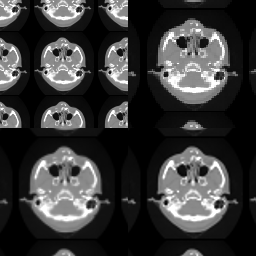

Generate this figure with Python:
#!/usr/bin/env python

# Test vtkImageReslice with wrap padding and different interpolation modes.

# Factory overrides
import vtkmodules.vtkInteractionStyle  # noqa: F401
import vtkmodules.vtkRenderingFreeType  # noqa: F401
import vtkmodules.vtkRenderingOpenGL2  # noqa: F401

import os

from vtkmodules.vtkIOImage import vtkImageReader
from vtkmodules.vtkImagingCore import vtkImageReslice
from vtkmodules.vtkRenderingCore import (
    vtkActor2D,
    vtkImageMapper,
    vtkRenderWindow,
    vtkRenderWindowInteractor,
    vtkRenderer,
)

# Image pipeline
reader = vtkImageReader()
reader.ReleaseDataFlagOff()
reader.SetDataByteOrderToLittleEndian()
reader.SetDataExtent(0, 63, 0, 63, 1, 93)
reader.SetDataSpacing(3.2, 3.2, 1.5)
data_dir = os.environ.get("VPE_DATA_DIR", os.path.dirname(os.path.abspath(__file__)))

reader.SetFilePrefix(os.path.join(data_dir, "headsq", "quarter"))
reader.SetDataMask(0x7fff)

# Cubic with wrap
reslice1 = vtkImageReslice()
reslice1.SetInputConnection(reader.GetOutputPort())
reslice1.WrapOn()
reslice1.SetInterpolationModeToCubic()
reslice1.SetOutputSpacing(2.0, 2.0, 1.5)
reslice1.SetOutputOrigin(-32, -32, 40)
reslice1.SetOutputExtent(0, 127, 0, 127, 0, 0)

# Linear with wrap
reslice2 = vtkImageReslice()
reslice2.SetInputConnection(reader.GetOutputPort())
reslice2.WrapOn()
reslice2.SetInterpolationModeToLinear()
reslice2.SetOutputSpacing(2.0, 2.0, 1.5)
reslice2.SetOutputOrigin(-32, -32, 40)
reslice2.SetOutputExtent(0, 127, 0, 127, 0, 0)

# Nearest neighbor with wrap
reslice3 = vtkImageReslice()
reslice3.SetInputConnection(reader.GetOutputPort())
reslice3.WrapOn()
reslice3.SetInterpolationModeToNearestNeighbor()
reslice3.SetOutputSpacing(2.0, 2.0, 1.5)
reslice3.SetOutputOrigin(-32, -32, 40)
reslice3.SetOutputExtent(0, 127, 0, 127, 0, 0)

# Linear at original spacing with wrap
reslice4 = vtkImageReslice()
reslice4.SetInputConnection(reader.GetOutputPort())
reslice4.WrapOn()
reslice4.SetInterpolationModeToLinear()
reslice4.SetOutputSpacing(3.2, 3.2, 1.5)
reslice4.SetOutputOrigin(-102.4, -102.4, 40)
reslice4.SetOutputExtent(0, 127, 0, 127, 0, 0)

# Mapper + Actor pairs
mapper_0 = vtkImageMapper()
mapper_0.SetInputConnection(reslice1.GetOutputPort())
mapper_0.SetColorWindow(2000)
mapper_0.SetColorLevel(1000)
mapper_0.SetZSlice(0)

actor_0 = vtkActor2D()
actor_0.SetMapper(mapper_0)

mapper_1 = vtkImageMapper()
mapper_1.SetInputConnection(reslice2.GetOutputPort())
mapper_1.SetColorWindow(2000)
mapper_1.SetColorLevel(1000)
mapper_1.SetZSlice(0)

actor_1 = vtkActor2D()
actor_1.SetMapper(mapper_1)

mapper_2 = vtkImageMapper()
mapper_2.SetInputConnection(reslice3.GetOutputPort())
mapper_2.SetColorWindow(2000)
mapper_2.SetColorLevel(1000)
mapper_2.SetZSlice(0)

actor_2 = vtkActor2D()
actor_2.SetMapper(mapper_2)

mapper_3 = vtkImageMapper()
mapper_3.SetInputConnection(reslice4.GetOutputPort())
mapper_3.SetColorWindow(2000)
mapper_3.SetColorLevel(1000)
mapper_3.SetZSlice(0)

actor_3 = vtkActor2D()
actor_3.SetMapper(mapper_3)

# Renderers in four viewports
renderer_0 = vtkRenderer()
renderer_0.AddViewProp(actor_0)
renderer_0.SetViewport(0.5, 0.0, 1.0, 0.5)

renderer_1 = vtkRenderer()
renderer_1.AddViewProp(actor_1)
renderer_1.SetViewport(0.0, 0.0, 0.5, 0.5)

renderer_2 = vtkRenderer()
renderer_2.AddViewProp(actor_2)
renderer_2.SetViewport(0.5, 0.5, 1.0, 1.0)

renderer_3 = vtkRenderer()
renderer_3.AddViewProp(actor_3)
renderer_3.SetViewport(0.0, 0.5, 0.5, 1.0)

# Window
render_window = vtkRenderWindow()
render_window.AddRenderer(renderer_0)
render_window.AddRenderer(renderer_1)
render_window.AddRenderer(renderer_2)
render_window.AddRenderer(renderer_3)
render_window.SetSize(256, 256)
render_window.SetWindowName("reslice wrap pad")

# Interactor
interactor = vtkRenderWindowInteractor()
interactor.SetRenderWindow(render_window)

interactor.Initialize()
interactor.Start()
